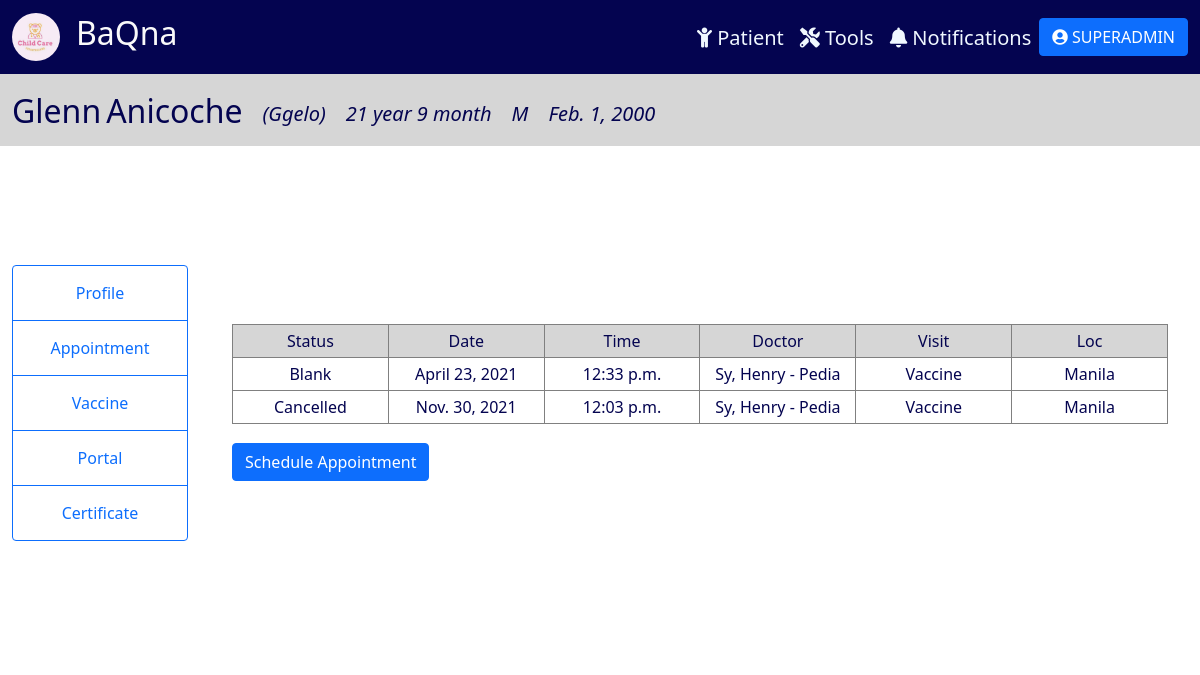
/appointment/3 (signed in), run on the app's committed database.
### tracker/models.py (models this page shows, shortened)
class Patient(models.Model):
    SEX = (
        ('M', 'Male'),
        ('F', 'Female'),
    )
    last_name = models.CharField(max_length=100, null=True)
    first_name = models.CharField(max_length=100, null=True)
    middle_name = models.CharField(max_length=100, null=True, blank=True)
    suffix = models.CharField(max_length=2, null=True, blank=True)
    nick_name = models.CharField(max_length=100, null=True, blank=True)
    sex = models.CharField(max_length=1, null=True, choices=SEX)
    birthdate = models.DateField(null=True)
    age = models.CharField(max_length=100, null=True, blank=True)
    attending_doctor = models.ForeignKey(Physician, related_name="docpatient", on_delete=models.CASCADE, null=True)
    cert_date = models.DateField(null=True, blank=True)
    cell_no = PhoneNumberField(null=True, blank=True, validators=[MaxLengthValidator(13)])
    landline = models.CharField(max_length=100, null=True, blank=True)
    email = models.EmailField(max_length=254, null=True, blank=True)
    house_no = models.CharField(max_length=100, null=True, blank=True)
    barangay = models.CharField(max_length=100, null=True, blank=True)
    city = models.CharField(max_length=100, null=True, blank=True)
    region = models.CharField(max_length=100, null=True, blank=True)
    zip = models.IntegerField(null=True, blank=True)
    mfname = models.CharField(max_length=100, null=True, blank=True)
    mlname = models.CharField(max_length=100, null=True, blank=True)
    mcontact = PhoneNumberField(null=True, blank=True)
    memail = models.EmailField(max_length=254, null=True, blank=True)
    ffname = models.CharField(max_length=100, null=True, blank=True)
    flname = models.CharField(max_length=100, null=True, blank=True)
    fcontact = PhoneNumberField(null=True, blank=True)
    femail = models.EmailField(max_length=254, null=True, blank=True)
    c1full_name = models.CharField(max_length=100, null=True, blank=True)
    relation1 = models.CharField(max_length=100, null=True, blank=True)
    c1contact = PhoneNumberField(null=True, blank=True)
    c2full_name = models.CharField(max_length=100, null=True, blank=True)
    relation2 = models.CharField(max_length=100, null=True, blank=True)
    c2contact = PhoneNumberField(null=True, blank=True)

class Appointment(models.Model):
    STATUS = (
        ('Blank','Blank'),
        ('Confirmed', 'Confirmed'),
        ('Cancelled', 'Cancelled'),
        ('Rescheduled', 'Rescheduled'),
        ('Requested', 'Requested'),
    )
    patient = models.ForeignKey(Patient, null=True, on_delete=models.CASCADE)
    status = models.CharField(max_length=100, choices=STATUS, null=True)
    date = models.DateField(null=True)
    time = models.TimeField(null=True)
    doctor = models.ForeignKey(Physician, on_delete=models.CASCADE)
    visit = models.CharField(max_length=100, null=True)
    location = models.CharField(max_length=100, null=True)

class Physician(models.Model):
    last_name = models.CharField(max_length=100, null=True)
    first_name = models.CharField(max_length=100, null=True)
    age = models.IntegerField(null=True)
    cell_no = PhoneNumberField(null=True, blank=True)
    specialization = models.CharField(max_length=100, null=True)
    email = models.EmailField(max_length=100, null=True)
    def __str__(self):
        return self.last_name + ", " + self.first_name + ' - ' + self.specialization

### tracker/views.py (the view, shortened to what this page needs)
# urls.py: path('appointment/<str:pk>', views.appointment, name = 'appointment'),
@login_required(login_url='login')
def appointment(request, pk):
    patient = Patient.objects.get(id=pk)
    appointment_form = AppointmentForm(initial={'patient': patient})
    appointments = Appointment.objects.all()
    curr_date = datetime.date.today()
    months = curr_date.month - patient.birthdate.month
    years = curr_date.year - patient.birthdate.year
    age = "{} year {} month".format(years, months)
    data = {
        'patient': patient,
        'appointment_form': appointment_form,
        'appointments': appointments,
        'age': age,
    }
    return render(request, 'patientmonitoring/appointment.html', data)

### tracker/templates/patientmonitoring/appointment.html (shortened to what this page needs)
{% include 'patientmonitoring/info_header.html' %}
{% block content %}
<div class="container-fluid" style="padding:1%; ">
    <div class="row">
        <div class="col-lg-2" style="background-color: rgb(255, 255, 255);display: flex; justify-content: center; align-items: center; padding-top: 8%; padding-bottom: 8%;">
          <div class="btn-group-vertical" style="display: block;">
            <a class="btn btn-outline-primary" href="{% url 'patient' patient.id %}">Profile</a>
            <a class="btn btn-outline-primary" href="#">Appointment</a>
            <a class="btn btn-outline-primary">Vaccine</a>
            <a class="btn btn-outline-primary" href="{% url 'portal' patient.id%}">Portal</a>
            <a class="btn btn-outline-primary" href="{% url 'certificate' patient.id %}">Certificate</a>
          </div>
        </div>
        <div class="col-lg-10" style="background-color: white; padding-top: 8%; padding-bottom: 8%;">
          <div class="appointment-table">
            <table class="table-bordered align-middle table-sm" style="width: 100%;">
              <thead class="thead-warning" style="background-color: rgb(214, 214, 214);">
                <tr>
                  <td>Status</td>
                  <td>Date</td>
                  <td>Time</td>
                  <td>Doctor</td>
                  <td>Visit</td>
                  <td>Loc</td>
                </tr>
              </thead>
              {% for appointment in appointments %}
                {% if appointment.patient == patient  %}
              <tbody>
                <tr>
                  <td>{{appointment.status}}</td>
                  <td>{{appointment.date}}</td>
                  <td>{{appointment.time}}</td>
                  <td>{{appointment.doctor}}</td>
                  <td>{{appointment.visit}}</td>
                  <td>{{appointment.location}}</td>
                </tr>
              </tbody>
                {% endif %}
              {% endfor %}
            </table>
            <button class="btn btn-primary" data-bs-toggle="modal" data-bs-target="#schedule" style="margin-top: 2%;">
              Schedule Appointment
            </button>
          </div>
        </div>
    </div>
</div>
{% endblock content %}

### tracker/templates/patientmonitoring/info_header.html
{% extends 'patientmonitoring/main.html' %}
{% block content %}
<nav class="navbar navbar-expand-xl" style="background-color: rgb(214, 214, 214);">
    <div class="container-fluid">
      <div class="collapse navbar-collapse me-auto" id="navbarTogglerDemo02">
        <div style="margin-right: auto; margin-top: 10px;">
          <ul class="navbar-nav me-auto mb-2 mb-lg-0 navbar-custom">
            <li class="nav-item" style="margin-right: 5px">
              <h2>{{patient.first_name}}</h2>
            </li>
            <li class="nav-item" style="margin-right: 20px">
              <h2>{{patient.last_name}}</h2>
            </li>
            <li class="nav-item" style="margin-right: 20px">
              <i><h5 style="margin-top: 10px;">({{patient.nick_name}})</h5></i>
            </li>
            <li class="nav-item" style="margin-right: 20px">
              <i><h5 style="margin-top:10px;">{{age}}</h5></i>
            </li>
            <li class="nav-item" style="margin-right: 20px">
              <i><h5 style="margin-top:10px;">{{patient.sex}}</h5></i>
            </li>
            <li class="nav-item" style="margin-right: 20px">
              <i><h5 style="margin-top:10px;">{{patient.birthdate}}</h5></i>
            </li>
          </ul>
        </div>
      </div>
    </div>
</nav>
{% endblock content %}

### tracker/templates/patientmonitoring/main.html (shortened to what this page needs)
{% load static %}
<!DOCTYPE html>
<html lang="en">
<head>
    <link href="https://cdn.jsdelivr.net/npm/bootstrap@5.1.3/dist/css/bootstrap.min.css" rel="stylesheet">
    <link rel="stylesheet" href="https://cdnjs.cloudflare.com/ajax/libs/font-awesome/5.15.3/css/all.min.css" />
</head>
<body>
  <nav class="navbar navbar-expand-xl" style="background-color: rgb(4, 4, 80);color: white;">
    <div class="container-fluid">
        <a href="{% url 'home' %}" class="navbar-brand">
          <div class="logo-image">
            <img src="{% static 'images/logo.jpg' %}" class="img-fluid">
          </div>
        </a>
        <a href="{% url 'home' %}"><h2 style="float: left; color: #FAFAFA;">BaQna</h2></a>
      <div class="collapse navbar-collapse me-auto" id="navbarTogglerDemo02">
        <div style="margin-left: auto;margin-top: 10px;">
          <ul class="navbar-nav me-auto mb-2 mb-lg-0 navbar-custom">
            <li class="nav-item" style="margin-left: 15rem;">
              <a class="nav-link" href="{% url 'home' %}"><h5><i class="fas fa-child"></i> Patient</h5></a>
            </li>
            <li class="nav-item">
              <a class="nav-link" href="#"><h5><i class="fas fa-tools"></i> Tools</h5></a>
            </li>
            <li class="nav-item">
              <a class="nav-link" href="{% url 'notifs' %}"><h5><i class="fas fa-bell"></i> Notifications</h5></a>
            </li>
            <li class="nav-item">
              <div class="dropdown">
                <button class="btn btn-primary" type="button" id="dropdownMenuButton1" data-bs-toggle="dropdown" aria-expanded="false">
                  <i class="fas fa-user-circle"></i>
                  {{request.user}}
                </button>
              </div>
            </li>
          </ul>
        </div>
      </div>
    </div>
  </nav>
  {% block content %}
  {% endblock %}
</body>
</html>

### tracker/templates/patientmonitoring/main.html (style rules this page uses)
body { color:rgb(4, 4, 80); }
.navbar-custom a { color: aliceblue; }
.logo-image { width: 48px; height: 48px; border-radius: 50%; overflow: hidden; }
.appointment-table { padding: 20px; margin: 50px auto; }
.appointment-table td { width:11%; text-align: center; }
.btn-group-vertical a { padding: 15px; }

### data on the page
Patient: first_name "Glenn", last_name "Anicoche", nick_name "Ggelo", sex "M", birthdate "Feb. 1, 2000"
Appointment: status "Blank", date "April 23, 2021", time "12:33 p.m.", doctor "Sy, Henry - Pedia", visit "Vaccine", location "Manila"
Appointment: status "Cancelled", date "Nov. 30, 2021", time "12:03 p.m.", doctor "Sy, Henry - Pedia", visit "Vaccine", location "Manila"

### other printed values
{{ request.user }} "SUPERADMIN"
